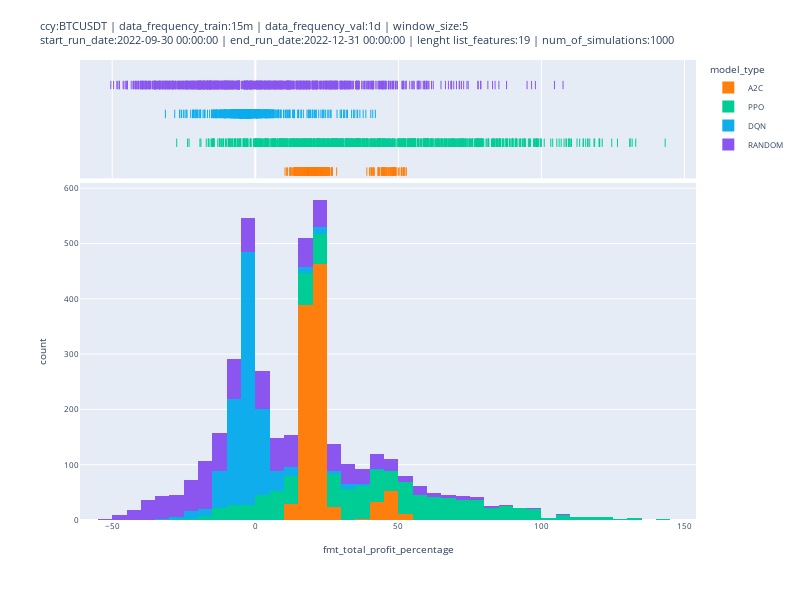

Notebook code cell kept with this figure:
### Code cell
fig = px.histogram(df_sim_results, x="fmt_total_profit_percentage", color="model_type", color_discrete_sequence=[ "#FF7F0E", "#00CC96", "#10aded", "#8A56EF"],  width=800, height=600, marginal="rug", # can be `box`, `violin`
                         hover_data=['total_reward_cash','fmt_total_profit_percentage', 'num_of_trades', 'sim_id'])
fig.update_layout(title=str_title, font={'size': 8})
fig.write_html(os.path.join('../results', 'plots', 'total_profit_percentage', 'hist_plot_' + file_export_plot_sim_results + '.html'))
fig.show()

### Figure 1 — Plotly figure (JSON) as saved in the notebook; plotly's stock layout.template omitted (floating-point values rounded to 4 significant figures; data arrays with more than 128 entries replaced by an {"elided": "..."} marker saying what was removed)
{"data": [{"alignmentgroup": "True", "bingroup": "x", "hovertemplate": "model_type=A2C<br>fmt_total_profit_percentage=%{x}<br>count=%{y}<extra></extra>", "legendgroup": "A2C", "marker": {"color": "#FF7F0E", "pattern": {"shape": ""}}, "name": "A2C", "offsetgroup": "A2C", "orientation": "v", "showlegend": true, "type": "histogram", "x": {"elided": "1000 float values"}, "xaxis": "x", "yaxis": "y"}, {"alignmentgroup": "True", "boxpoints": "all", "customdata": {"elided": "1000x3 float values"}, "fillcolor": "rgba(255,255,255,0)", "hoveron": "points", "hovertemplate": "model_type=A2C<br>fmt_total_profit_percentage=%{x}<br>total_reward_cash=%{customdata[0]}<br>num_of_trades=%{customdata[1]}<br>sim_id=%{customdata[2]}<extra></extra>", "jitter": 0, "legendgroup": "A2C", "line": {"color": "rgba(255,255,255,0)"}, "marker": {"color": "#FF7F0E", "symbol": "line-ns-open"}, "name": "A2C", "offsetgroup": "A2C", "showlegend": false, "type": "box", "x": {"elided": "1000 float values"}, "xaxis": "x2", "yaxis": "y2"}, {"alignmentgroup": "True", "bingroup": "x", "hovertemplate": "model_type=PPO<br>fmt_total_profit_percentage=%{x}<br>count=%{y}<extra></extra>", "legendgroup": "PPO", "marker": {"color": "#00CC96", "pattern": {"shape": ""}}, "name": "PPO", "offsetgroup": "PPO", "orientation": "v", "showlegend": true, "type": "histogram", "x": {"elided": "1000 float values"}, "xaxis": "x", "yaxis": "y"}, {"alignmentgroup": "True", "boxpoints": "all", "customdata": {"elided": "1000x3 float values"}, "fillcolor": "rgba(255,255,255,0)", "hoveron": "points", "hovertemplate": "model_type=PPO<br>fmt_total_profit_percentage=%{x}<br>total_reward_cash=%{customdata[0]}<br>num_of_trades=%{customdata[1]}<br>sim_id=%{customdata[2]}<extra></extra>", "jitter": 0, "legendgroup": "PPO", "line": {"color": "rgba(255,255,255,0)"}, "marker": {"color": "#00CC96", "symbol": "line-ns-open"}, "name": "PPO", "offsetgroup": "PPO", "showlegend": false, "type": "box", "x": {"elided": "1000 float values"}, "xaxis": "x2", "yaxis": "y2"}, {"alignmentgroup": "True", "bingroup": "x", "hovertemplate": "model_type=DQN<br>fmt_total_profit_percentage=%{x}<br>count=%{y}<extra></extra>", "legendgroup": "DQN", "marker": {"color": "#10aded", "pattern": {"shape": ""}}, "name": "DQN", "offsetgroup": "DQN", "orientation": "v", "showlegend": true, "type": "histogram", "x": {"elided": "1000 float values"}, "xaxis": "x", "yaxis": "y"}, {"alignmentgroup": "True", "boxpoints": "all", "customdata": {"elided": "1000x3 float values"}, "fillcolor": "rgba(255,255,255,0)", "hoveron": "points", "hovertemplate": "model_type=DQN<br>fmt_total_profit_percentage=%{x}<br>total_reward_cash=%{customdata[0]}<br>num_of_trades=%{customdata[1]}<br>sim_id=%{customdata[2]}<extra></extra>", "jitter": 0, "legendgroup": "DQN", "line": {"color": "rgba(255,255,255,0)"}, "marker": {"color": "#10aded", "symbol": "line-ns-open"}, "name": "DQN", "offsetgroup": "DQN", "showlegend": false, "type": "box", "x": {"elided": "1000 float values"}, "xaxis": "x2", "yaxis": "y2"}, {"alignmentgroup": "True", "bingroup": "x", "hovertemplate": "model_type=RANDOM<br>fmt_total_profit_percentage=%{x}<br>count=%{y}<extra></extra>", "legendgroup": "RANDOM", "marker": {"color": "#8A56EF", "pattern": {"shape": ""}}, "name": "RANDOM", "offsetgroup": "RANDOM", "orientation": "v", "showlegend": true, "type": "histogram", "x": {"elided": "1000 float values"}, "xaxis": "x", "yaxis": "y"}, {"alignmentgroup": "True", "boxpoints": "all", "customdata": {"elided": "1000x3 float values"}, "fillcolor": "rgba(255,255,255,0)", "hoveron": "points", "hovertemplate": "model_type=RANDOM<br>fmt_total_profit_percentage=%{x}<br>total_reward_cash=%{customdata[0]}<br>num_of_trades=%{customdata[1]}<br>sim_id=%{customdata[2]}<extra></extra>", "jitter": 0, "legendgroup": "RANDOM", "line": {"color": "rgba(255,255,255,0)"}, "marker": {"color": "#8A56EF", "symbol": "line-ns-open"}, "name": "RANDOM", "offsetgroup": "RANDOM", "showlegend": false, "type": "box", "x": {"elided": "1000 float values"}, "xaxis": "x2", "yaxis": "y2"}], "layout": {"barmode": "relative", "font": {"size": 8}, "height": 600, "legend": {"title": {"text": "model_type"}, "tracegroupgap": 0}, "margin": {"t": 60}, "title": {"text": "ccy:BTCUSDT | data_frequency_train:15m | data_frequency_val:1d | window_size:5<br>start_run_date:2022-09-30 00:00:00 | end_run_date:2022-12-31 00:00:00 | lenght list_features:19 | num_of_simulations:1000"}, "width": 800, "xaxis": {"anchor": "y", "domain": [0, 1], "title": {"text": "fmt_total_profit_percentage"}}, "xaxis2": {"anchor": "y2", "domain": [0, 1], "matches": "x", "showgrid": true, "showticklabels": false}, "yaxis": {"anchor": "x", "domain": [0, 0.7326], "title": {"text": "count"}}, "yaxis2": {"anchor": "x2", "domain": [0.7426, 1], "matches": "y2", "showgrid": false, "showline": false, "showticklabels": false, "ticks": ""}}}
